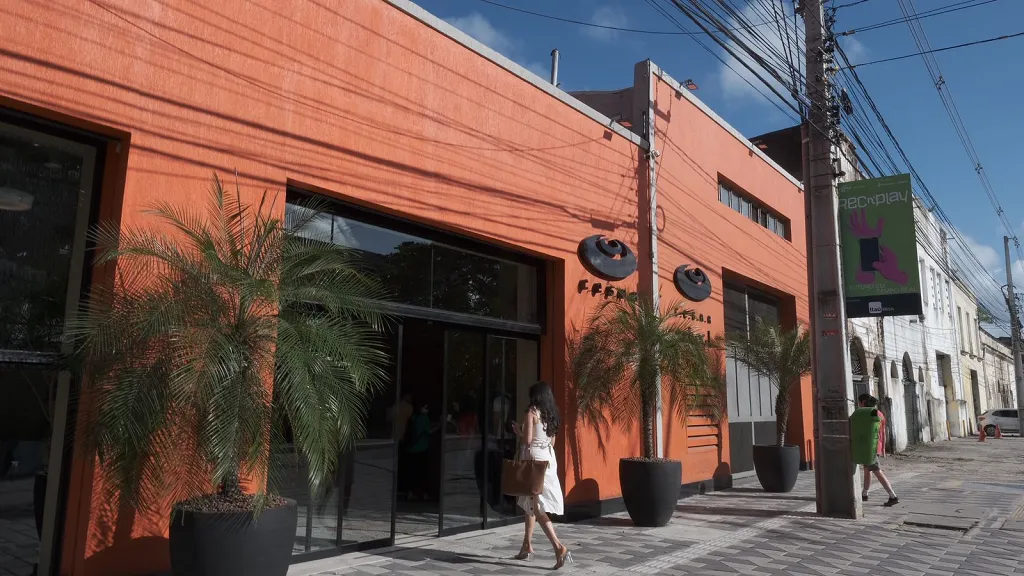
#> input picture cesar-fachada-1.webp, 1024 x 576 px
$ python -i histogram.py   (imports and definitions only)
#> lines starting #> are read from the running program, lines starting #| are printed output that depends on the picture
"""Histograma e CDF universais; desenho com Pillow."""

from __future__ import annotations

from collections.abc import Sequence

from PIL import Image, ImageDraw
from PIL.Image import Image as PILImage

DEFAULT_BINS = 256
CHANNEL_INDEX = {"L": None, "R": 0, "G": 1, "B": 2}


def extract_channel(image: PILImage, channel: str) -> PILImage:
    """Retorna um canal em modo L (`L`/`R`/`G`/`B`)."""
    if channel == "L":
        return image.convert("L")
    rgb = image.convert("RGB")
    return rgb.getchannel(CHANNEL_INDEX[channel])


def rebin_counts(counts: Sequence[int], bins: int) -> list[int]:
    """Reagrupa contagens para um número arbitrário de bins."""
    source = list(counts)
    source_bins = len(source)
    if bins == source_bins:
        return source
    out = [0] * bins
    for i, value in enumerate(source):
        out[min(bins - 1, (i * bins) // source_bins)] += int(value)
    return out


def compute_histogram(
    image: PILImage,
    channel: str = "L",
    bins: int = DEFAULT_BINS,
) -> list[int]:
    """Histograma de um canal; `bins` controla a resolução."""
    counts = list(extract_channel(image, channel).histogram())
    return rebin_counts(counts, bins)


def cumulative_distribution(counts: Sequence[int]) -> list[float]:
    """CDF normalizada em [0, 1] a partir das contagens do histograma."""
    total = sum(counts)
    running = 0
    cdf: list[float] = []
    for value in counts:
        running += int(value)
        cdf.append(running / total)
    return cdf


def histogram_with_cdf(
    image: PILImage,
    channel: str = "L",
    bins: int = DEFAULT_BINS,
) -> dict:
    """Pacote didático: contagens + CDF para os mesmos parâmetros."""
    counts = compute_histogram(image, channel=channel, bins=bins)
    return {
        "channel": channel,
        "bins": bins,
        "counts": counts,
        "cdf": cumulative_distribution(counts),
    }


def draw_histogram(
    counts: Sequence[int],
    *,
    cdf: Sequence[float] | None = None,
    width: int = 640,
    height: int = 360,
    bar_color: tuple[int, int, int] = (40, 40, 40),
    cdf_color: tuple[int, int, int] = (200, 40, 40),
    background: tuple[int, int, int] = (245, 245, 245),
) -> PILImage:
    """Desenha barras do histograma e, se dado, a curva da CDF."""
    image = Image.new("RGB", (width, height), background)
    draw = ImageDraw.Draw(image)
    n = len(counts)
    peak = max(counts)
    margin = 8
    plot_w = width - 2 * margin
    plot_h = height - 2 * margin

    for i, value in enumerate(counts):
        x0 = margin + (i * plot_w) // n
        x1 = margin + ((i + 1) * plot_w) // n
        bar_h = 0 if peak == 0 else int((value / peak) * (plot_h - 1))
        y1 = margin + plot_h
        y0 = y1 - bar_h
        draw.rectangle([x0, y0, max(x0, x1 - 1), y1], fill=bar_color)

    if cdf is not None:
        points: list[tuple[int, int]] = []
        for i, value in enumerate(cdf):
            x = margin + (i * plot_w) // max(1, len(cdf) - 1) if len(cdf) > 1 else margin
            y = margin + plot_h - int(value * (plot_h - 1))
            points.append((x, y))
        if len(points) >= 2:
            draw.line(points, fill=cdf_color, width=2)

    return image

>>> from PIL import Image
>>> picture = Image.open('../cesar-fachada-1.webp')
#> picture is the input picture: PIL image 1024x576 RGB; mean R, G, B 107.8, 87, 82.5
>>> result = histogram_with_cdf(picture)
#> in extract_channel, `return image.convert("L")`:
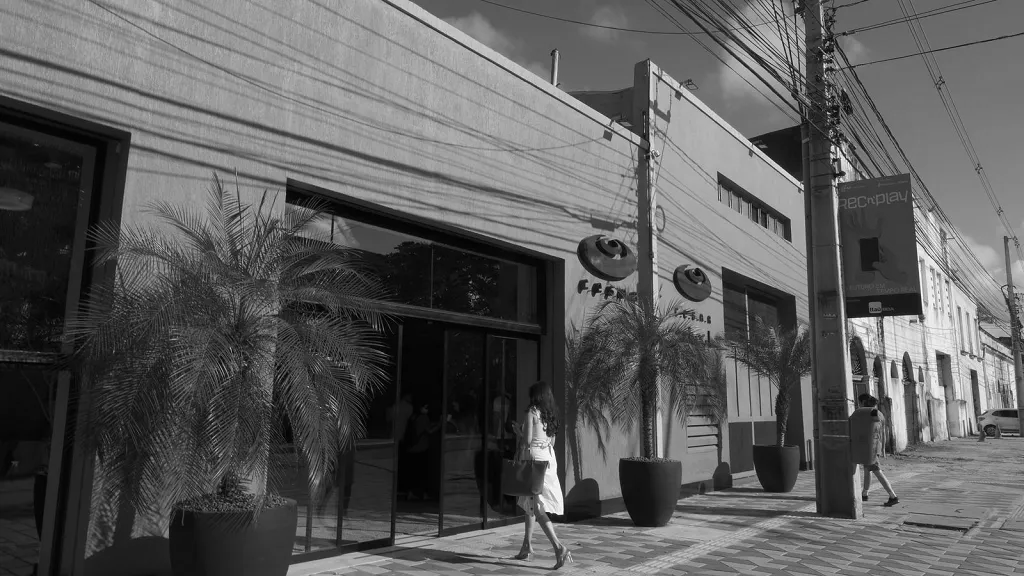
#> returned value: PIL image 1024x576 L; min 0, max 255, mean 92.7
#> in compute_histogram, `counts = list(extract_channel(image, channel).histogram())`: counts = 256 values, max 5840 at index 37, min 8 at index 249, mean 2304
#> in rebin_counts, `source = list(counts)`: source has the same summary as counts in compute_histogram
#> in rebin_counts, `source_bins = len(source)`: source_bins = 256
#> in cumulative_distribution, `total = sum(counts)`: total = 589824
#> the loop in cumulative_distribution, `for value in counts:` made 256 passes
#> (value, running) on passes 1 to 3: (66, 66), (105, 171), (179, 350)
#> after the loop in cumulative_distribution, `for value in counts:`: cdf = 256 values from 0.000112 to 1; running = 589824
#> result = 4 items

$ run again, on cesar-school-fachada-predio-brum.webp
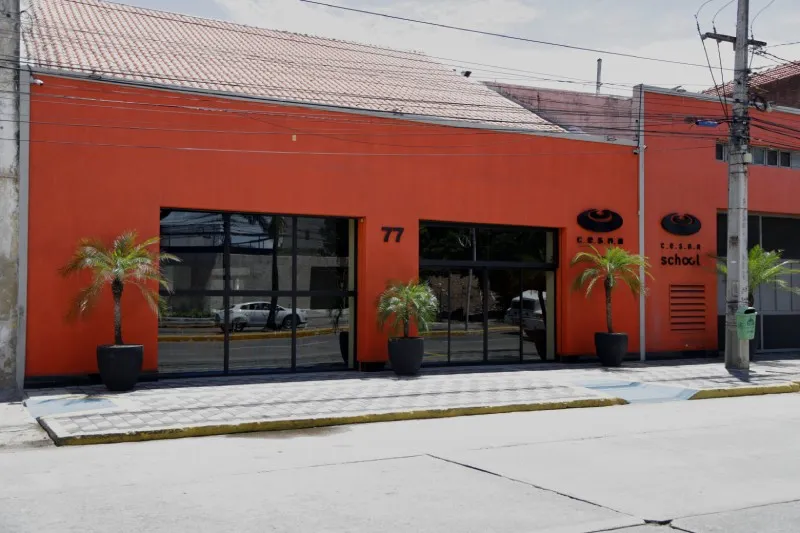
#> input picture cesar-school-fachada-predio-brum.webp, 800 x 533 px
#> picture is the input picture: PIL image 800x533 RGB; mean R, G, B 144.7, 119, 114.4
#> in extract_channel, `return image.convert("L")`:
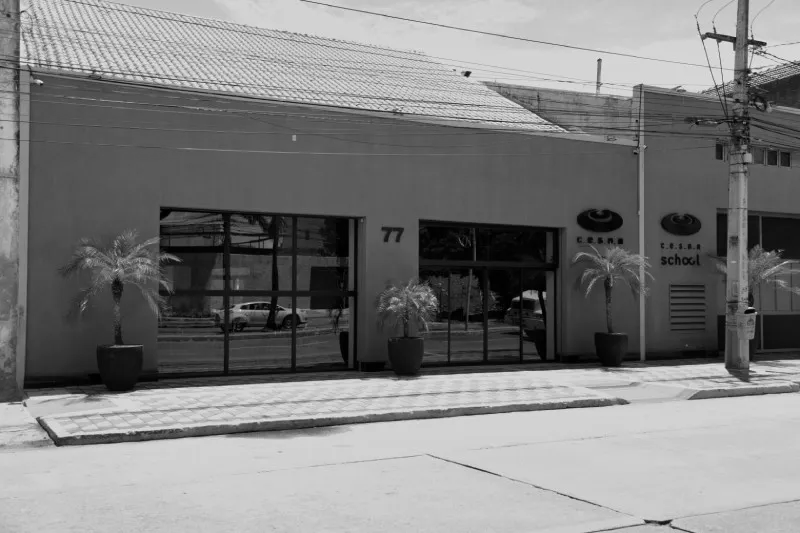
#> returned value: PIL image 800x533 L; min 0, max 232, mean 126.2
#> in compute_histogram, `counts = list(extract_channel(image, channel).histogram())`: counts = 256 values, max 14397 at index 210, min 0 at index 233, mean 1665.6
#> source has the same summary as counts in compute_histogram
#> source_bins = 256
#> total = 426400
#> the loop in cumulative_distribution, `for value in counts:` made 256 passes
#> (value, running) on passes 1 to 3: (253, 253), (687, 940), (1152, 2092)
#> after the loop in cumulative_distribution, `for value in counts:`: cdf = 256 values from 0.000593 to 1; running = 426400
#> result = 4 items
